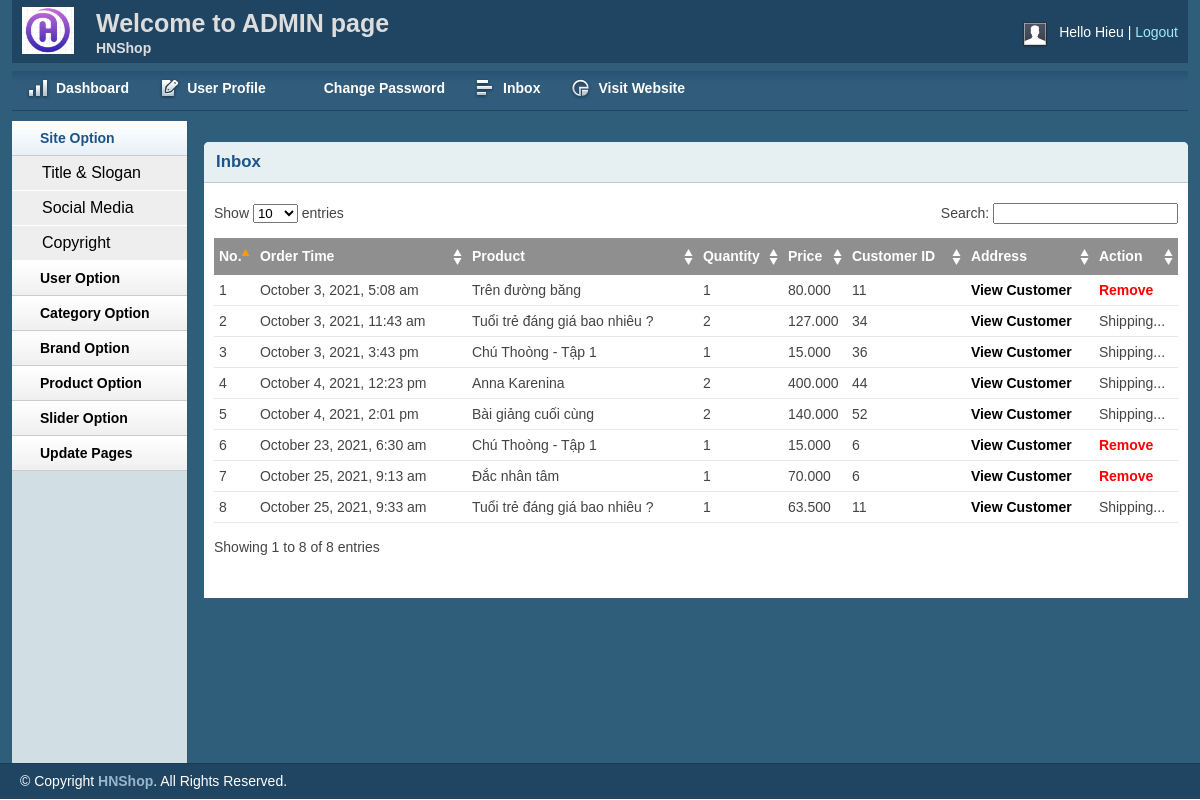
Page /admin/inbox.php (signed in) on the committed database.
### tables this page shows
CREATE TABLE IF NOT EXISTS `tbl_order` (
  `id` int(11) NOT NULL AUTO_INCREMENT,
  `productId` int(11) NOT NULL,
  `productName` varchar(255) NOT NULL,
  `customer_id` int(11) NOT NULL,
  `quantity` int(11) NOT NULL,
  `price` varchar(255) NOT NULL,
  `image` varchar(255) NOT NULL,
  `status` int(11) NOT NULL DEFAULT '0',
  `date_order` timestamp NOT NULL DEFAULT CURRENT_TIMESTAMP,
  PRIMARY KEY (`id`)
);

### lib/database.php (called while the page is built, shortened)
<?php
Class Database extends PDO{
   public $host   = DB_HOST;
   public $user   = DB_USER;
   public $pass   = DB_PASS;
   public $dbname = DB_NAME;
   public $link;
private function connectDB(){
   $this->link = new mysqli($this->host, $this->user, $this->pass,
    $this->dbname);
 }
public function select($query){
  $result = $this->link->query($query) or
   die($this->link->error.__LINE__);
  if($result->num_rows > 0){
    return $result;
  } else {
    return false;
  }
 }
}

### classes/cart.php (called while the page is built, shortened)
 <?php
$filepath = realpath(dirname(__FILE__));
include_once ($filepath.'/../lib/database.php');
include_once ($filepath.'/../helpers/format.php');
?>
<?php
 class cart
 {
 	 private $db;
	 public function __construct()
	 {
		$this->db = new Database();
	 }
 	public function get_inbox_cart()
 	{
 			$query = "SELECT * FROM tbl_order ORDER BY date_order";
 			$get_inbox_cart = $this->db->select($query);
 			return $get_inbox_cart;
 	}
 }
?>

### helpers/format.php (called while the page is built, shortened)
<?php
class Format{
 public function formatDate($date)
 {
    return date('F j, Y, g:i a', strtotime($date));
 }
 public function format_currency($n=0)
 {
        $n=(string)$n;
        $n=strrev($n);
        $res='';
        for($i=0;$i<strlen($n);$i++)
        {
            if($i%3==0 && $i!=0){
                $res.='.';
            }
            $res.=$n[$i];
        }
        $res=strrev($res);
        return $res;
    }
}
?>

### admin/inbox.php (the view, shortened to what this page needs)
<?php include 'inc/header.php';?>
<?php include 'inc/sidebar.php';?>
<?php
$filepath = realpath(dirname(__FILE__));
include_once ($filepath.'/../classes/cart.php');
include_once ($filepath.'/../helpers/format.php');
?>
        <div class="grid_10">
            <div class="box round first grid">
                <h2>Inbox</h2>
                <div class="block">
                    <table class="data display datatable" id="example">
					<thead>
						<tr>
							<th>No.</th>
							<th>Order Time</th>
							<th>Product</th>
							<th>Quantity</th>
							<th>Price</th>
							<th>Customer ID</th>
							<th>Address</th>
							<th>Action</th>
						</tr>
					</thead>
					<tbody>
						<?php
							$i = 0;
							$ct = new cart();
							$fm = new Format();
							$get_inbox_cart = $ct->get_inbox_cart();
							if($get_inbox_cart)
							{
								while($result = $get_inbox_cart->fetch_assoc())
								{
									$i++;
						?>
						<tr class="odd gradeX">
							<td><?php echo $i; ?></td>
							<td><?php echo $fm->formatDate($result['date_order']); ?></td>
							<td><?php echo $result['productName']; ?></td>
							<td><?php echo $result['quantity']; ?></td>
							<td><?php echo $fm->format_currency($result['price']) ?></td>
							<td><?php echo $result['customer_id']; ?></td>
							<td><a href="customer.php?customerid=<?php echo $result['customer_id'] ?>">
							View Customer</a>
							</td>
							<td>
								<?php
									if($result['status'] == 0)
									{
								?>
								<a style="color: green;" href="?shiftid=<?php echo $result['id'] ?> &price=<?php echo $result['price'] ?>&time=<?php echo $result['date_order'] ?>">Pending</a>
								<?php
									}
									else if($result['status'] == 1)
									{
								?>
								<?php
									echo'Shipping...';
								?>
								<?php
									}
									else
									{
								?>
								<a style="color:red;" href="?delid=<?php echo $result['id'] ?>&price=<?php echo $result['price'] ?>&time=<?php echo $result['date_order'] ?>">Remove</a>
								<?php
									}
								?>
							</td>
						</tr>
						<?php
								}
							}
						?>
					</tbody>
				</table>
               </div>
            </div>
        </div>
<?php include 'inc/footer.php';?>

### admin/css/layout.css (style rules this page uses)
body { background: #fff none repeat scroll 0 0; color: #444; font-size: 14px; padding: 0; }
a { color: #000; font-weight:bold; text-decoration: none; }
h1, h2, h3, h4, h5, h6 { line-height:1.2em; margin-bottom:.3em; }
h2 { margin-top:1em; }
.box { background:#fff; margin-bottom:20px; padding:10px 10px 10px 10px; margin-left:-8px; }
.box.grid { padding-bottom:40px; }
.box.round { -moz-border-radius: 5px 5px 0px 0px; -webkit-border-radius: 5px 5px 0px 0px; border-radius: 5px 5px 0px 0px; }
.box h2 { font-size:1.2em; font-weight:bold; color:#1B548D; background:#E6F0F3; margin:-10px -10px 0 -10px; padding:10px 12px; border-bottom:1px solid #B3CBD6; -moz-border-radius: 5px 5px 0px 0px; -webkit-border-radius: 5px 5px 0px 0px; border-radius: 5px 5px 0px 0px; }
.box.first { min-height: 406px; }
.block { padding-top:20px; }
.block { padding-bottom:1px; }
table.display { margin: 0 auto; clear: both; width: 100%; }
.sorting_asc { background: #8f8f8f url(../img/table/sort_asc.png) no-repeat center right; padding:8px 5px; text-align:left; color:#fff; }
.sorting { background:#8f8f8f url(../img/table/sort_both.png) no-repeat center right; padding:8px 5px; text-align:left; color:#fff; }
tr.odd { height: 30px; line-height: 30px; border-bottom:1px solid #e6e6e6; }
tr.even { height: 30px; line-height: 30px; border-bottom:1px solid #e6e6e6; }
tr.odd td, tr.even td { padding-left:5px; }

### rows in the picture
tbl_order: date_order "October 3, 2021, 5:08 am", productName "Trên đường băng", quantity "1", price "80.000", customer "11"
tbl_order: date_order "October 3, 2021, 11:43 am", productName "Tuổi trẻ đáng giá bao nhiêu ?", quantity "2", price "127.000", customer "34", status "Shipping..."
tbl_order: date_order "October 3, 2021, 3:43 pm", productName "Chú Thoòng - Tập 1", quantity "1", price "15.000", customer "36", status "Shipping..."
tbl_order: date_order "October 4, 2021, 12:23 pm", productName "Anna Karenina", quantity "2", price "400.000", customer "44", status "Shipping..."
tbl_order: date_order "October 4, 2021, 2:01 pm", productName "Bài giảng cuối cùng", quantity "2", price "140.000", customer "52", status "Shipping..."
tbl_order: date_order "October 23, 2021, 6:30 am", productName "Chú Thoòng - Tập 1", quantity "1", price "15.000", customer "6"
tbl_order: date_order "October 25, 2021, 9:13 am", productName "Đắc nhân tâm", quantity "1", price "70.000", customer "6"
tbl_order: date_order "October 25, 2021, 9:33 am", productName "Tuổi trẻ đáng giá bao nhiêu ?", quantity "1", price "63.500", customer "11", status "Shipping..."

### other values in the picture
Session::get('adminName') "Hieu"
